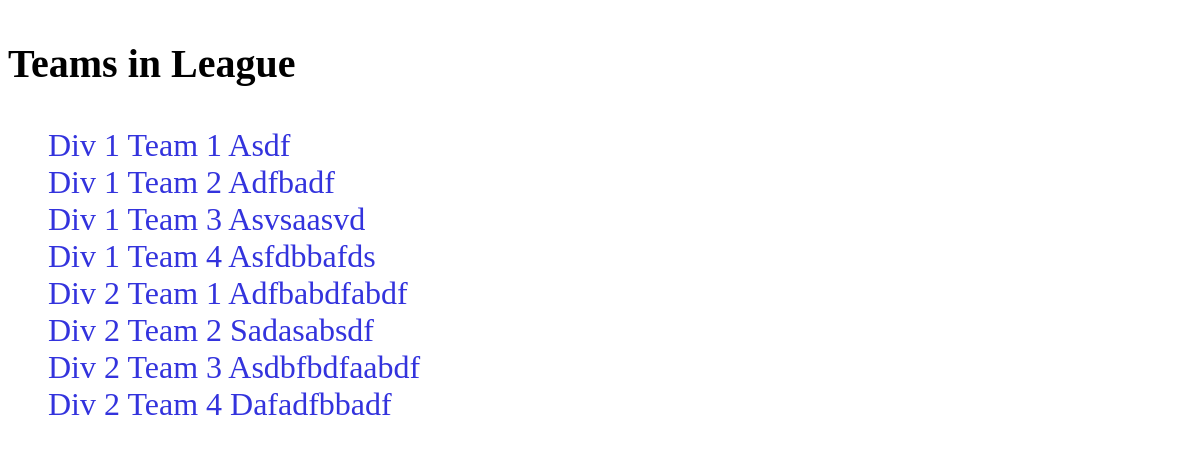
The page / on the database its author committed.
### league/models.py (models this page shows, shortened)
class Team(models.Model):
    number = models.IntegerField(default=0)
    name = models.CharField(max_length=200)
    division = models.IntegerField(default='') # 1 = rec, 4 = power
    members = models.TextField(default='')
    member_count = models.IntegerField(default=0)

### league/views.py (the view)
# urls.py: url(r'^$', views.index, name='index'),
def index(request):
    teams = Team.objects.exclude(name='13451345134')
    return render(request, 'league/index.html', {'teams' : teams})

### league_admin/templates/league/index.html
{% include "base.html" %}
{% block content %}
    <h3>Teams in League</h3>
    <ul>
        {% for team in teams %}
            <li>
                <a href="{% url 'team' team.id %}">
                    Div {{ team.division }} Team {{team.number}} {{ team.name|capfirst }}
                </a>
            </li>
        {% endfor %}
    </ul>
{% endblock %}

### league_admin/templates/base.html (shortened to what this page needs)
{% load staticfiles %}
<!doctype html>
<html>
    <head>
        <link rel="stylesheet" href="{% static 'main.css' %}">
    </head>
    <body>
    </body>
</html>

### rows shown on the page
Team: division "1", number "1", name "Asdf"
Team: division "1", number "2", name "Adfbadf"
Team: division "1", number "3", name "Asvsaasvd"
Team: division "1", number "4", name "Asfdbbafds"
Team: division "2", number "1", name "Adfbabdfabdf"
Team: division "2", number "2", name "Sadasabsdf"
Team: division "2", number "3", name "Asdbfbdfaabdf"
Team: division "2", number "4", name "Dafadfbbadf"
